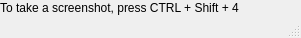
<?xml version="1.0" encoding="UTF-8"?>
<ui version="4.0">
 <class>MainWindow</class>
 <widget class="QMainWindow" name="MainWindow">
  <property name="geometry">
   <rect>
    <x>0</x>
    <y>0</y>
    <width>301</width>
    <height>38</height>
   </rect>
  </property>
  <property name="windowTitle">
   <string>PoPi - The Screenshot Tool</string>
  </property>
  <widget class="QWidget" name="centralWidget">
   <widget class="QLabel" name="label">
    <property name="geometry">
     <rect>
      <x>0</x>
      <y>0</y>
      <width>301</width>
      <height>16</height>
     </rect>
    </property>
    <property name="text">
     <string>To take a screenshot, press CTRL + Shift + 4</string>
    </property>
   </widget>
  </widget>
  <widget class="QStatusBar" name="statusBar"/>
 </widget>
 <layoutdefault spacing="6" margin="11"/>
 <resources/>
 <connections/>
</ui>
